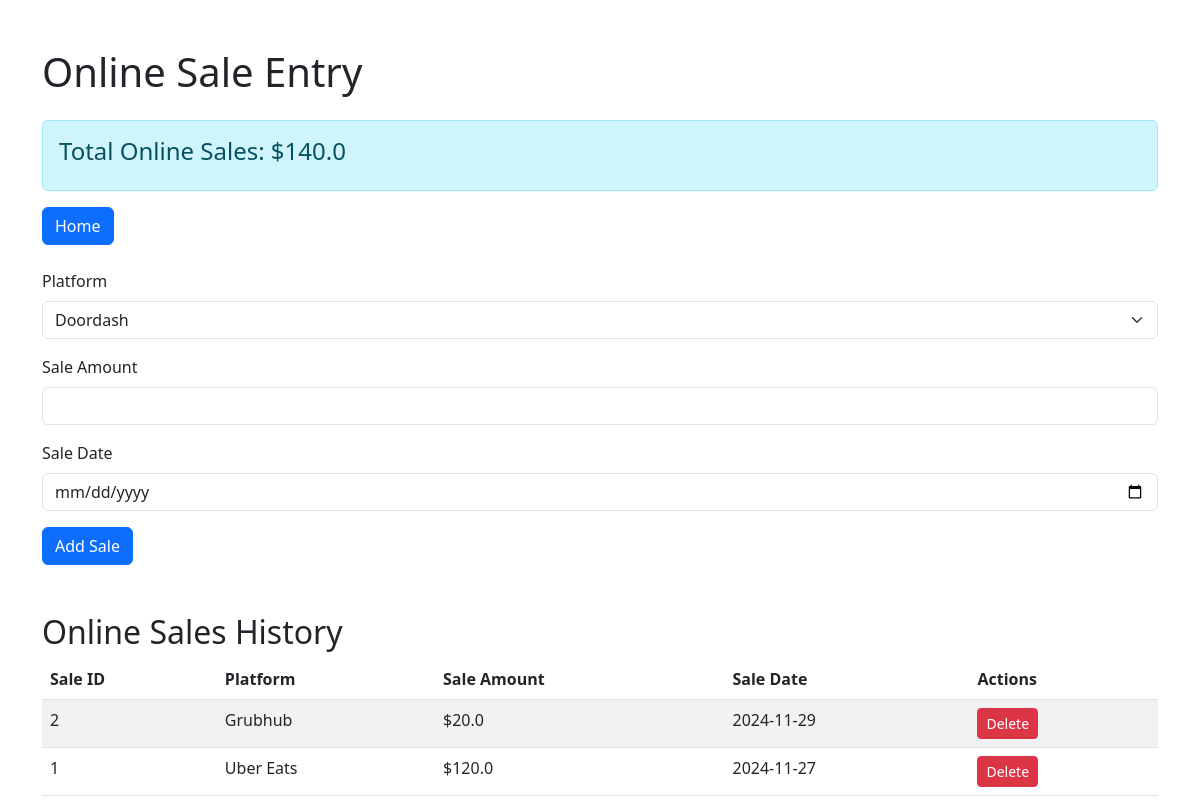
Page /online_sale on the earlier database version.
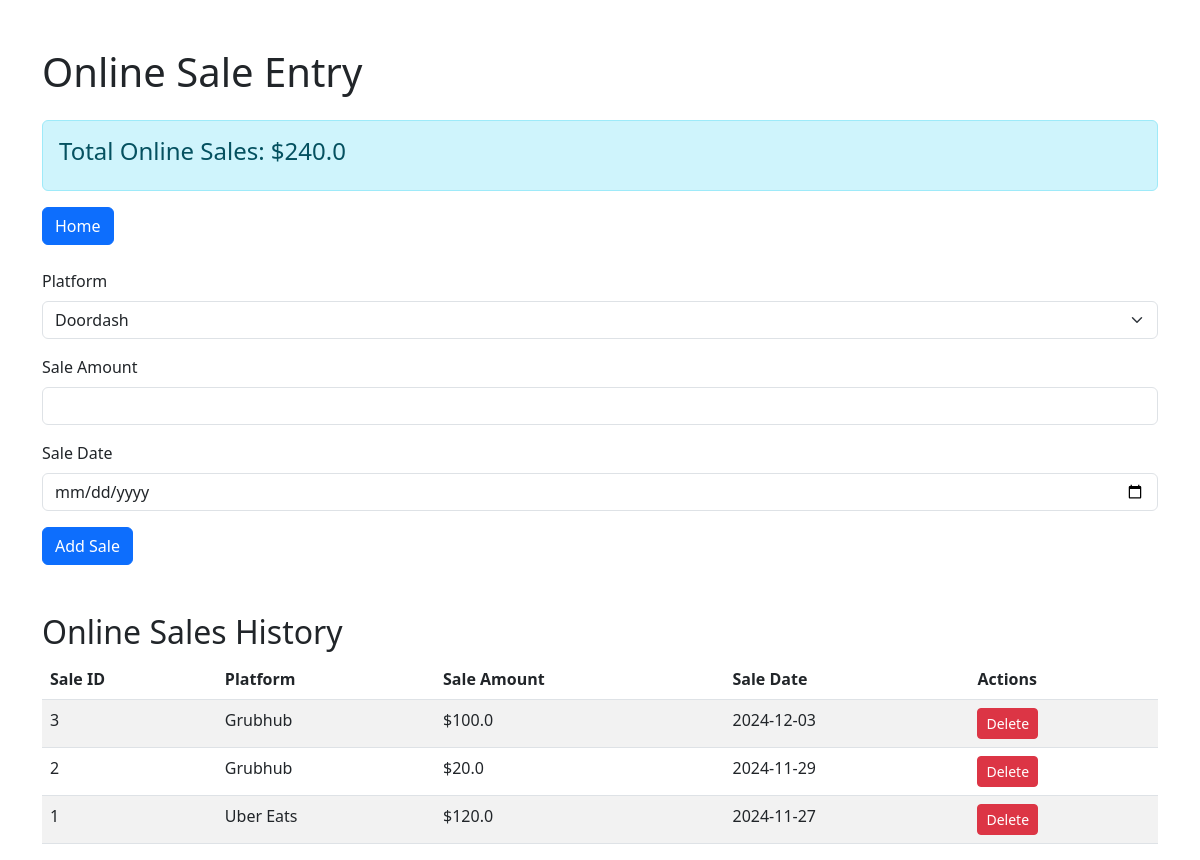
Same page on the later database version.
### tables this page shows
CREATE TABLE online_sales (
            id INTEGER PRIMARY KEY AUTOINCREMENT,
            platform TEXT,
            sale_amount REAL,
            sale_date TEXT
        );

### app.py (the view, shortened to what this page needs)
@app.route("/online_sale", methods=["GET", "POST"])
def online_sale():
    try:
        conn = sqlite3.connect("sales.db")
        cursor = conn.cursor()
        cursor.execute("""
            SELECT id, platform, sale_amount, sale_date
            FROM online_sales
            ORDER BY sale_date DESC
        """)
        online_sales = cursor.fetchall()
        cursor.execute("SELECT SUM(sale_amount) FROM online_sales")
        total_online_sales = cursor.fetchone()[0] or 0.0
        conn.close()
        return render_template(
            "online_sale.html",
            online_sales=online_sales,
            total_online_sales=total_online_sales
        )
    except Exception as e:
        return f"Error: {e}", 500

### templates/online_sale.html (shortened to what this page needs)
<!DOCTYPE html>
<html lang="en">
<head>
    <link rel="stylesheet" href="https://cdn.jsdelivr.net/npm/bootstrap@5.3.0-alpha3/dist/css/bootstrap.min.css">
</head>
<body>
    <div class="container mt-5">
        <h1>Online Sale Entry</h1>
        <div class="alert alert-info mt-4">
            <h4>Total Online Sales: ${{ total_online_sales }}</h4>
        </div>
        <div class="mb-4">
            <a href="/" class="btn btn-primary">Home</a>
        </div>
        <form method="POST" action="/online_sale">
            <div class="mb-3">
                <label for="platform" class="form-label">Platform</label>
                <select id="platform" name="platform" class="form-select" required>
                    <option value="Doordash">Doordash</option>
                </select>
            </div>
            <div class="mb-3">
                <label for="sale_amount" class="form-label">Sale Amount</label>
                <input type="number" step="0.01" id="sale_amount" name="sale_amount" class="form-control" required>
            </div>
            <div class="mb-3">
                <label for="sale_date" class="form-label">Sale Date</label>
                <input type="date" id="sale_date" name="sale_date" class="form-control" required>
            </div>
            <button type="submit" class="btn btn-primary">Add Sale</button>
        </form>
        <h2 class="mt-5">Online Sales History</h2>
        <table class="table table-striped">
            <thead>
                <tr>
                    <th>Sale ID</th>
                    <th>Platform</th>
                    <th>Sale Amount</th>
                    <th>Sale Date</th>
                    <th>Actions</th>
                </tr>
            </thead>
            <tbody>
                {% for sale in online_sales %}
                <tr>
                    <td>{{ sale[0] }}</td>
                    <td>{{ sale[1] }}</td>
                    <td>${{ sale[2] }}</td>
                    <td>{{ sale[3] }}</td>
                    <td>
                        <form action="/delete_online_sale/{{ sale[0] }}" method="POST" style="display:inline;">
                            <button type="submit" class="btn btn-danger btn-sm">Delete</button>
                        </form>
                    </td>
                </tr>
                {% endfor %}
            </tbody>
        </table>
    </div>
</body>
</html>

Differences in the rows shown:
added online_sales: id "3", platform "Grubhub", sale_amount "100.0", sale_date "2024-12-03"
Other differences:
{{ total_online_sales }}: "140.0" → "240.0"
